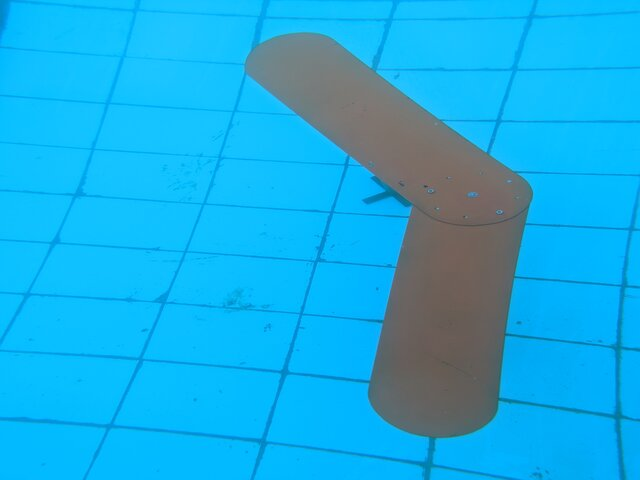
#> input picture ImagesQuery/aLeftSmall.jpg, 640 x 480 px, given in place of the camera
$ python GateDetaction.py
#> lines starting #> are read from the running program, lines starting #| are printed output that depends on the picture; after the words box and inside, x2 and y2 are one past the last pixel; in counts of white or black regions, pixels touching at a corner belong together
### tracker.py
import math


class EuclideanDistTracker:
    def __init__(self):
        # Store the center positions of the objects
        self.center_points = {}
        # Keep the count of the IDs
        # each time a new object id detected, the count will increase by one
        self.id_count = 0


    def update(self, objects_rect):
        # Objects boxes and ids
        objects_bbs_ids = []

        # Get center point of new object
        for rect in objects_rect:
            x, y, w, h = rect
            cx = (x + x + w) // 2
            cy = (y + y + h) // 2

            # Find out if that object was detected already
            same_object_detected = False
            for id, pt in self.center_points.items():
                dist = math.hypot(cx - pt[0], cy - pt[1])

                if dist < 25:
                    self.center_points[id] = (cx, cy)
                    print(self.center_points)
                    objects_bbs_ids.append([x, y, w, h, id])
                    same_object_detected = True
                    break

            # New object is detected we assign the ID to that object
            if same_object_detected is False:
                self.center_points[self.id_count] = (cx, cy)
                objects_bbs_ids.append([x, y, w, h, self.id_count])
                self.id_count += 1

        # Clean the dictionary by center points to remove IDS not used anymore
        new_center_points = {}
        for obj_bb_id in objects_bbs_ids:
            _, _, _, _, object_id = obj_bb_id
            center = self.center_points[object_id]
            new_center_points[object_id] = center

        # Update dictionary with IDs not used removed
        self.center_points = new_center_points.copy()
        return objects_bbs_ids

### GateDetaction.py
import cv2
import numpy as np
from tracker import *


def show_value(x):
    print("Lower Hue : " + str(cv2.getTrackbarPos("LH", "Tracking")))
    print("Lower Saturation : " + str(cv2.getTrackbarPos("LS", "Tracking")))
    print("Lower Value : " + str(cv2.getTrackbarPos("LV", "Tracking")))
    print("Upper Hue : " + str(cv2.getTrackbarPos("UH", "Tracking")))
    print("Upper Saturation : " + str(cv2.getTrackbarPos("US", "Tracking")))
    print("Upper Value : " + str(cv2.getTrackbarPos("UV", "Tracking")))


def nothing(x):
    pass


cap = cv2.VideoCapture(1);
obj_detector = cv2.createBackgroundSubtractorMOG2()
tracker = EuclideanDistTracker()

cv2.namedWindow("Tracking")
cv2.createTrackbar("LH", "Tracking", 0, 255, show_value)
cv2.createTrackbar("LS", "Tracking", 0, 255, show_value)
cv2.createTrackbar("LV", "Tracking", 0, 255, show_value)
cv2.createTrackbar("UH", "Tracking", 255, 255, show_value)
cv2.createTrackbar("US", "Tracking", 255, 255, show_value)
cv2.createTrackbar("UV", "Tracking", 255, 255, show_value)

while True:
    # frame = cv2.imread('smarties.png')
    _, frame = cap.read()
#> frame is the input picture: shape (480, 640, 3); mean B, G, R 227.4, 173, 25

    hsv = cv2.cvtColor(frame, cv2.COLOR_BGR2HSV)
#> hsv: shape (480, 640, 3); mean H, S, V 89.8, 211.8, 228.8

    l_h = cv2.getTrackbarPos("LH", "Tracking")
    l_s = cv2.getTrackbarPos("LS", "Tracking")
    l_v = cv2.getTrackbarPos("LV", "Tracking")

    u_h = cv2.getTrackbarPos("UH", "Tracking")
    u_s = cv2.getTrackbarPos("US", "Tracking")
    u_v = cv2.getTrackbarPos("UV", "Tracking")

    l_b = np.array([l_h, l_s, l_v])
    u_b = np.array([u_h, u_s, u_v])

    lowRed = np.array([131, 32, 37])  # lower hsv bound for red
    upRed = np.array([255, 255, 255])  # upper hsv bound to red

    lowGreen = np.array([68, 111, 108])  # upper hsv bound to green
    upGreen = np.array([101, 255, 255])  # upper hsv bound to green

    maskForRed = cv2.inRange(hsv, lowRed, upRed)
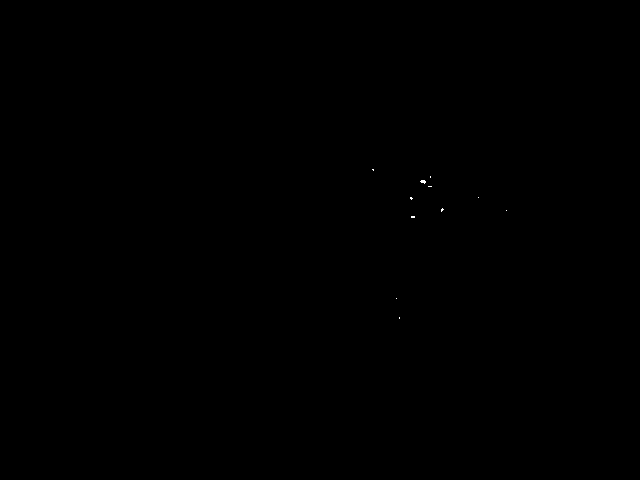
#> maskForRed: shape (480, 640); 0.02% white in thin lines or dots, all inside (x1, y1, x2, y2) = (372, 169, 507, 319)
    maskForBlack = cv2.inRange(hsv, lowRed, upRed)
    maskForGreen = cv2.inRange(hsv, lowGreen, upGreen)
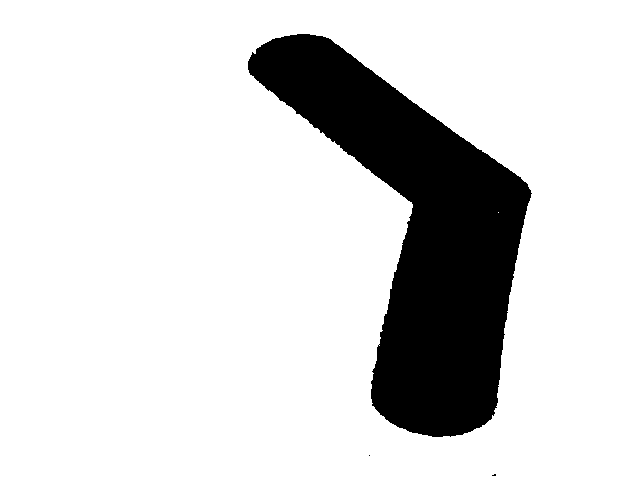
#> maskForGreen: shape (480, 640); 84.3% white; 3 black regions (2 under 20 px)
    maskForGreenRed = maskForGreen & maskForRed
#> maskForGreenRed: shape (480, 640); every value is 0

    res = cv2.bitwise_and(frame, frame, mask=maskForRed)
    resGreen = cv2.bitwise_and(frame, frame, mask=maskForGreen)
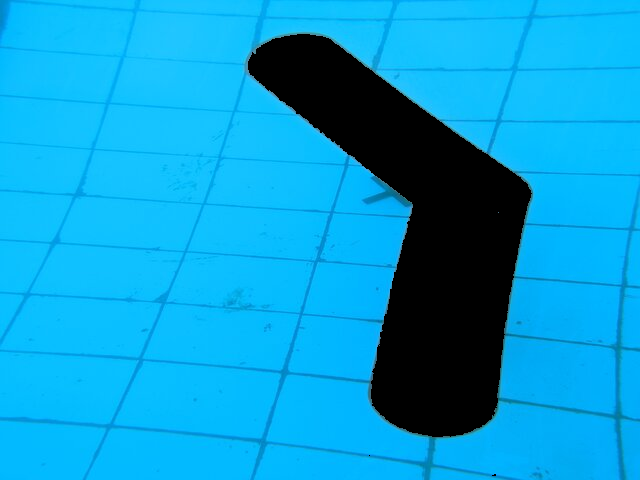
#> resGreen: shape (480, 640, 3); mean B, G, R 210.9, 156.2, 8.2

    resRnG = cv2.bitwise_and(frame, frame, mask=maskForGreenRed)
#> resRnG: shape (480, 640, 3); every value is 0

    # modified approach (worked)
    # for red
    contours, _ = cv2.findContours(maskForRed, cv2.RETR_TREE, cv2.CHAIN_APPROX_SIMPLE)
#> contours = 11 contours, all with area under 20
    detections = []
    max_area = 0
    maxAreaCo = [0, 0, 0, 0]
    for cnt in contours:
        # Calculate area and remove small elements
        area = cv2.contourArea(cnt)
        if area > max_area:
            # cv2.drawContours(roi, [cnt], -1, (0, 255, 0), 2)
            x, y, w, h = cv2.boundingRect(cnt)

            detections.append([x, y, w, h])
            max_area = area
            maxAreaCo = [x, y, w, h]
#> this loop made 11 passes
#> (cnt, area, x, y, w, h, max_area) on pass 3: ([[411, 216], [411, 217], [414, 217], [414, 216]], 3, 411, 216, 4, 2, 3)
#> (area, x, y, w, h, max_area) on pass 9: (9.5, 420, 180, 6, 4, 9.5)
#> after the loop, detections = [[411, 216, 4, 2], [420, 180, 6, 4]]; h = 4; max_area = 9.5; w = 6; x = 420; y = 180
    boxes_ids = tracker.update(detections)
#> the loop in update, `for rect in objects_rect:` made 2 passes
#> (x, y, w, h, cx, cy, self.id_count) on passes 1 to 2: (411, 216, 4, 2, 413, 217, 1), (420, 180, 6, 4, 423, 182, 2)
#> after the loop in update, `for rect in objects_rect:`: objects_bbs_ids = [[411, 216, 4, 2, 0], [420, 180, 6, 4, 1]]; self.center_points = {0: (413, 217), 1: (423, 182)}; self.id_count = 2
#> the loop in update, `for obj_bb_id in objects_bbs_ids:` made 2 passes
#> (obj_bb_id, object_id, center) on passes 1 to 2: ([411, 216, 4, 2, 0], 0, (413, 217)), ([420, 180, 6, 4, 1], 1, (423, 182))
#> after the loop in update, `for obj_bb_id in objects_bbs_ids:`: new_center_points = {0: (413, 217), 1: (423, 182)}
#> boxes_ids = [[411, 216, 4, 2, 0], [420, 180, 6, 4, 1]]
    cv2.rectangle(res, (maxAreaCo[0], maxAreaCo[1]), (maxAreaCo[0] + maxAreaCo[2], maxAreaCo[1] + maxAreaCo[3]),
                  (0, 255, 0), 3)
#> res: shape (480, 640, 3); mean B, G, R 0, 0.1, 0

    # for green
    contours, _ = cv2.findContours(maskForGreen, cv2.RETR_TREE, cv2.CHAIN_APPROX_SIMPLE)
#> contours = 5 contours, 3 with area under 20; largest, box (x1, y1, x2, y2) and area: (0, 0, 640, 480) 306081, (247, 33, 533, 438) 48654
    detections = []
    max_area = 0
    maxAreaCo = [0, 0, 0, 0]
    for cnt in contours:
        # Calculate area and remove small elements
        area = cv2.contourArea(cnt)
        if area > max_area:
            # cv2.drawContours(roi, [cnt], -1, (0, 255, 0), 2)
            x, y, w, h = cv2.boundingRect(cnt)

            detections.append([x, y, w, h])
            max_area = area
            maxAreaCo = [x, y, w, h]
#> this loop made 5 passes
#> (cnt, area, x, y, w, h, max_area) on pass 1: ([[0, 0], [0, 479], [639, 479], [639, 0]], 306081, 0, 0, 640, 480, 306081)
#> area on pass 4: 48653.5
#> after the loop, detections = [[0, 0, 640, 480]]; h = 480; max_area = 306081; w = 640; x = 0; y = 0
    boxes_ids = tracker.update(detections)
#> the loop in update (call 2), `for rect in objects_rect:` made 1 pass
#> (x, y, w, h, cx, cy, self.id_count) on pass 1: (0, 0, 640, 480, 320, 240, 3)
#> the loop in update (call 2), `for obj_bb_id in objects_bbs_ids:` made 1 pass
#> (obj_bb_id, object_id, center) on pass 1: ([0, 0, 640, 480, 2], 2, (320, 240))
#> boxes_ids = [[0, 0, 640, 480, 2]]
    cv2.rectangle(res, (maxAreaCo[0], maxAreaCo[1]), (maxAreaCo[0] + maxAreaCo[2], maxAreaCo[1] + maxAreaCo[3]),
                  (0, 255, 0), 3)
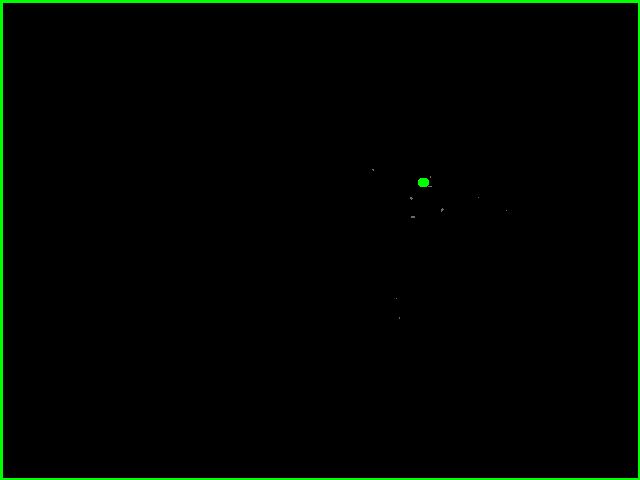
#> res: shape (480, 640, 3); mean B, G, R 0, 4.7, 0

    # cv2.imshow("frame", frame)
    # cv2.imshow("maskForRed", maskForRed)
    # cv2.imshow("res", res)
    cv2.imshow("res", res)

    key = cv2.waitKey(1)
#> (key Esc is pressed here)
    if key == 27:
        break

cap.release()
cv2.destroyAllWindows()

$ run again, on ImagesQuery/aRightSmall.jpg
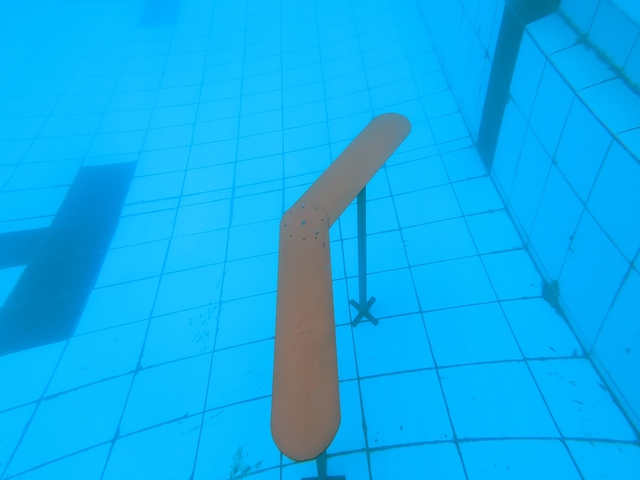
#> input picture ImagesQuery/aRightSmall.jpg, 640 x 480 px, given in place of the camera
#> frame is the input picture: shape (480, 640, 3); mean B, G, R 238.3, 174, 14.4
#> hsv: shape (480, 640, 3); mean H, S, V 95, 235.1, 239.3
#> maskForRed: shape (480, 640); every value is 0
#> `maskForGreen = cv2.inRange(hsv, lowGreen, upGreen)`:
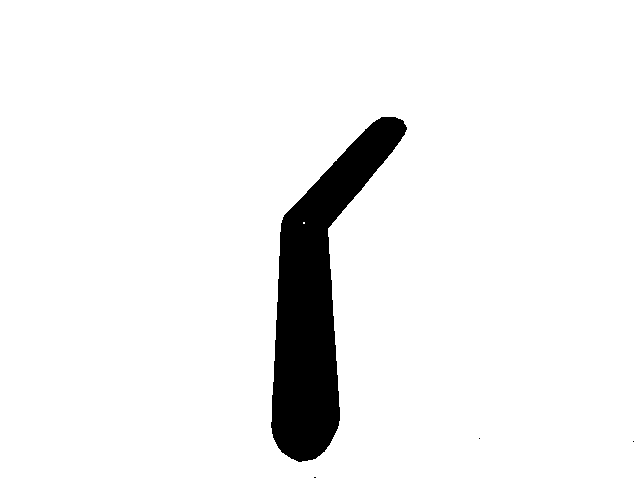
#> maskForGreen: shape (480, 640); 94% white; 4 black regions (3 under 20 px)
#> `resGreen = cv2.bitwise_and(frame, frame, mask=maskForGreen)`:
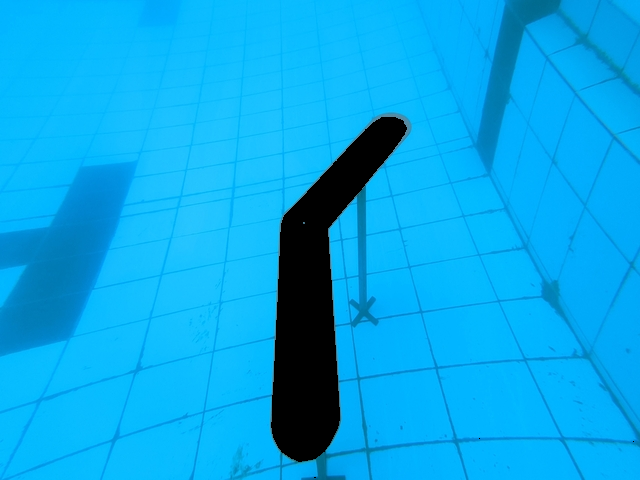
#> resGreen: shape (480, 640, 3); mean B, G, R 231.6, 167, 7.1
#> `contours, _ = cv2.findContours(maskForRed, cv2.RETR_TREE, cv2.CHAIN_AP..`: contours = []
#> after the loop `for cnt in contours:`: maxAreaCo = [0, 0, 0, 0]; max_area = 0
#> after the loop in update, `for rect in objects_rect:`: objects_bbs_ids = []; self.center_points = 0 items; self.id_count = 0
#> after the loop in update, `for obj_bb_id in objects_bbs_ids:`: new_center_points = 0 items
#> `boxes_ids = tracker.update(detections)`: boxes_ids = []
#> `contours, _ = cv2.findContours(maskForGreen, cv2.RETR_TREE, cv2.CHAIN_..`: contours = 6 contours, 4 with area under 20; largest, box (x1, y1, x2, y2) and area: (0, 0, 640, 480) 306081, (270, 116, 408, 463) 18944
#> the loop `for cnt in contours:` made 6 passes
#> (cnt, area, x, y, w, h, max_area) on pass 1: ([[0, 0], [0, 479], [639, 479], [639, 0]], 306081, 0, 0, 640, 480, 306081)
#> after the loop `for cnt in contours:`: detections = [[0, 0, 640, 480]]; h = 480; max_area = 306081; w = 640; x = 0
#> the loop in update (call 2), `for rect in objects_rect:` made 1 pass
#> (x, y, w, h, cx, cy, self.id_count) on pass 1: (0, 0, 640, 480, 320, 240, 1)
#> the loop in update (call 2), `for obj_bb_id in objects_bbs_ids:` made 1 pass
#> (obj_bb_id, object_id, center) on pass 1: ([0, 0, 640, 480, 0], 0, (320, 240))
#> `boxes_ids = tracker.update(detections)`: boxes_ids = [[0, 0, 640, 480, 0]]
